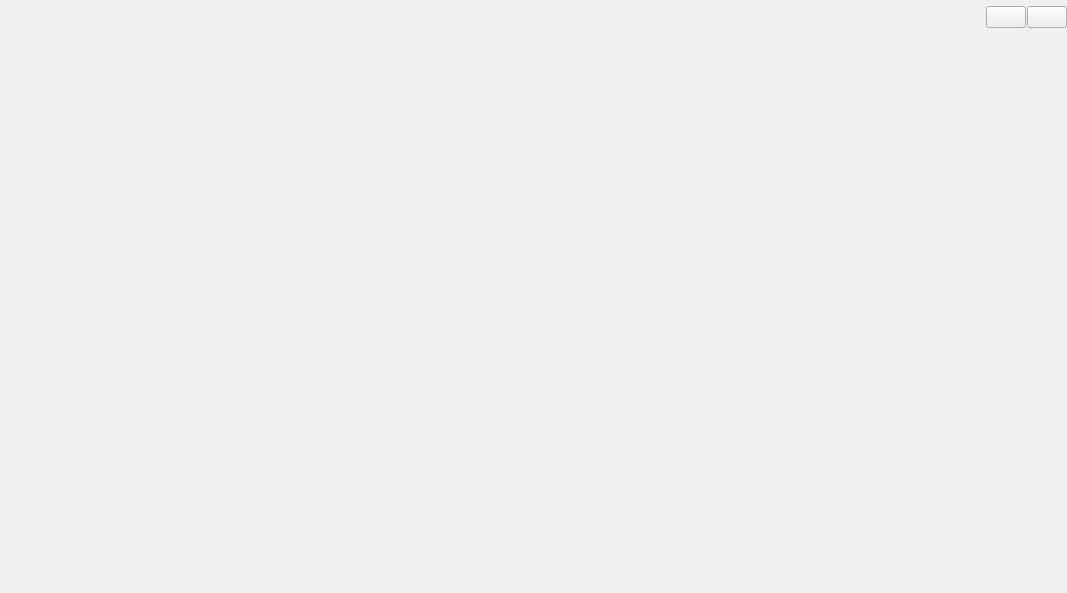
<?xml version="1.0" encoding="UTF-8"?>
<ui version="4.0">
 <class>MainWindow</class>
 <widget class="QMainWindow" name="MainWindow">
  <property name="geometry">
   <rect>
    <x>0</x>
    <y>0</y>
    <width>1067</width>
    <height>593</height>
   </rect>
  </property>
  <property name="windowTitle">
   <string>MainWindow</string>
  </property>
  <widget class="QWidget" name="centralwidget">
   <layout class="QGridLayout" name="gridLayout">
    <property name="leftMargin">
     <number>0</number>
    </property>
    <property name="topMargin">
     <number>0</number>
    </property>
    <property name="rightMargin">
     <number>0</number>
    </property>
    <property name="bottomMargin">
     <number>0</number>
    </property>
    <property name="spacing">
     <number>0</number>
    </property>
    <item row="0" column="0">
     <widget class="QWidget" name="widgetBase" native="true">
      <property name="Background" stdset="0">
       <bool>true</bool>
      </property>
      <layout class="QGridLayout" name="gridLayout_2">
       <property name="leftMargin">
        <number>0</number>
       </property>
       <property name="topMargin">
        <number>0</number>
       </property>
       <property name="rightMargin">
        <number>0</number>
       </property>
       <property name="bottomMargin">
        <number>0</number>
       </property>
       <property name="spacing">
        <number>0</number>
       </property>
       <item row="0" column="0" rowspan="2">
        <widget class="QWidget" name="widgetLeftBase" native="true"/>
       </item>
       <item row="0" column="1">
        <widget class="QWidget" name="widgetTitleBase" native="true">
         <property name="sizePolicy">
          <sizepolicy hsizetype="Preferred" vsizetype="Fixed">
           <horstretch>0</horstretch>
           <verstretch>0</verstretch>
          </sizepolicy>
         </property>
         <property name="styleSheet">
          <string notr="true"/>
         </property>
         <layout class="QGridLayout" name="gridLayout_3">
          <property name="leftMargin">
           <number>9</number>
          </property>
          <property name="topMargin">
           <number>6</number>
          </property>
          <property name="rightMargin">
           <number>0</number>
          </property>
          <property name="bottomMargin">
           <number>6</number>
          </property>
          <item row="0" column="0">
           <layout class="QHBoxLayout" name="horizontalLayout">
            <property name="spacing">
             <number>1</number>
            </property>
            <property name="topMargin">
             <number>0</number>
            </property>
            <item>
             <spacer name="horizontalSpacer">
              <property name="orientation">
               <enum>Qt::Horizontal</enum>
              </property>
              <property name="sizeHint" stdset="0">
               <size>
                <width>40</width>
                <height>20</height>
               </size>
              </property>
             </spacer>
            </item>
            <item>
             <widget class="FlatToolButton" name="btnMin">
              <property name="sizePolicy">
               <sizepolicy hsizetype="Minimum" vsizetype="Preferred">
                <horstretch>0</horstretch>
                <verstretch>0</verstretch>
               </sizepolicy>
              </property>
              <property name="styleSheet">
               <string notr="true"/>
              </property>
              <property name="text">
               <string/>
              </property>
              <property name="MenuButton" stdset="0">
               <bool>true</bool>
              </property>
             </widget>
            </item>
            <item>
             <widget class="FlatToolButton" name="btnClose">
              <property name="sizePolicy">
               <sizepolicy hsizetype="Minimum" vsizetype="Preferred">
                <horstretch>0</horstretch>
                <verstretch>0</verstretch>
               </sizepolicy>
              </property>
              <property name="styleSheet">
               <string notr="true"/>
              </property>
              <property name="text">
               <string/>
              </property>
              <property name="MenuButton" stdset="0">
               <bool>true</bool>
              </property>
             </widget>
            </item>
           </layout>
          </item>
         </layout>
        </widget>
       </item>
       <item row="1" column="1">
        <widget class="QWidget" name="widget_2" native="true"/>
       </item>
      </layout>
     </widget>
    </item>
   </layout>
  </widget>
 </widget>
 <customwidgets>
  <customwidget>
   <class>FlatToolButton</class>
   <extends>QPushButton</extends>
   <header>./Control/FlatToolButton/flattoolbutton.h</header>
  </customwidget>
 </customwidgets>
 <resources/>
 <connections/>
</ui>
